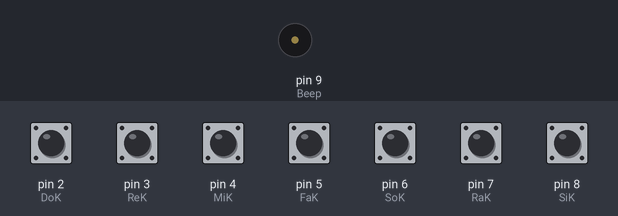
The sketch below on a simulated Arduino Uno, built with avr-gcc and run on an emulated ATmega328P. Parts: buzzer (waves = sounding). The test bench sets the inputs (shaded band); at power-on: pin 2 (DoK), pin 3 (ReK), pin 4 (MiK), pin 5 (FaK), pin 6 (SoK), pin 7 (RaK), pin 8 (SiK) HIGH.

Above: at 1.2 s.
1.3 s: pin 2 (DoK) pulled LOW for 1 s
At 1.53 s:
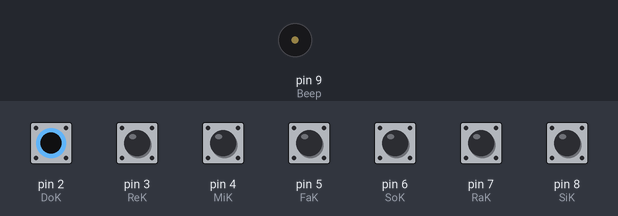
Timing chart, 0 to 4.3 s (numbered marks = the images above; inputs shaded):
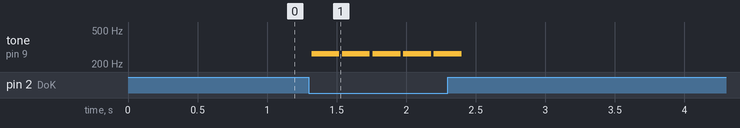

The sketch:

7bmusic.ino
```cpp
#define DoK 2
#define ReK 3
#define MiK 4
#define FaK 5
#define SoK 6
#define RaK 7
#define SiK 8
#define Beep 9
#define pausetime 200
void setup()
{
  pinMode(DoK,INPUT);
  pinMode(ReK,INPUT);
  pinMode(MiK,INPUT);
  pinMode(FaK,INPUT);
  pinMode(SoK,INPUT);
  pinMode(RaK,INPUT);
  pinMode(SiK,INPUT);
  pinMode(Beep,OUTPUT);
  digitalWrite(DoK,HIGH);
  digitalWrite(ReK,HIGH);
  digitalWrite(MiK,HIGH);
  digitalWrite(FaK,HIGH);
  digitalWrite(SoK,HIGH);
  digitalWrite(RaK,HIGH);
  digitalWrite(SiK,HIGH);
  digitalWrite(Beep,HIGH);
}
void loop()
{
  while(!(digitalRead(DoK)==LOW||digitalRead(ReK)==LOW||digitalRead(MiK)==LOW||digitalRead(FaK)==LOW||digitalRead(SoK)==LOW||digitalRead(RaK)==LOW||digitalRead(SiK)==LOW)) ;
  if(digitalRead(DoK)==0)
  {
    delay(20);
    if(digitalRead(DoK)==0)
    {
      tone(Beep,262,pausetime);delay(pausetime);
    }
  }
  if(digitalRead(ReK)==0)
  {
    delay(20);
    if(digitalRead(ReK)==0)
    {
      tone(Beep,294,pausetime);delay(pausetime);
    }
  }
  if(digitalRead(MiK)==0)
  {
    delay(20);
    if(digitalRead(MiK)==0)
    {
      tone(Beep,330,pausetime);delay(pausetime);
    }
  }
  if(digitalRead(FaK)==0)
  {
    delay(20);
    if(digitalRead(FaK)==0)
    {
      tone(Beep,349,pausetime);delay(pausetime);
    }
  }
  if(digitalRead(SoK)==0)
  {
    delay(20);
    if(digitalRead(SoK)==0)
    {
      tone(Beep,392,pausetime);delay(pausetime);
    }
  }
  if(digitalRead(RaK)==0)
  {
    delay(20);
    if(digitalRead(RaK)==0)
    {
      tone(Beep,440,pausetime);delay(pausetime);
    }
  }
  if(digitalRead(SiK)==0)
  {
    delay(20);
    if(digitalRead(SiK)==0)
    {
      tone(Beep,494,pausetime);delay(pausetime);
    }
  }
}
```

Measured:
- after the input at 1.3 s, tone on pin 9 (Beep): alternates 262 Hz for 0.20 s and silent for 0.02 s, 10 changes in all, then stays silent, starting at once
